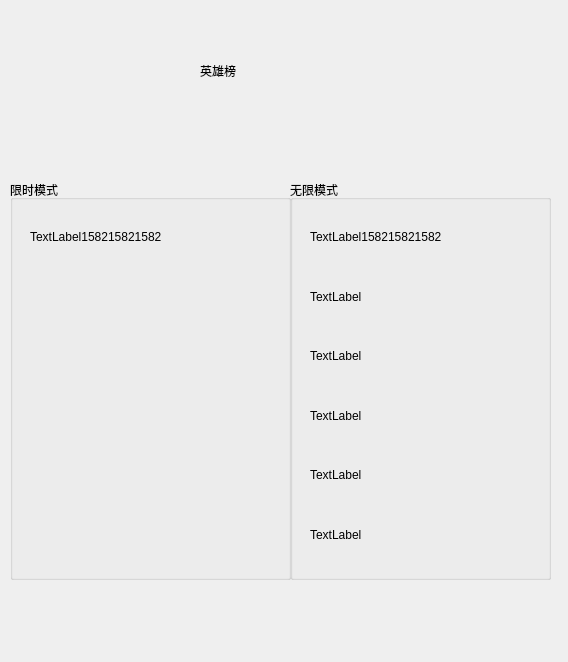
<?xml version="1.0" encoding="UTF-8"?>
<ui version="4.0">
 <class>rank</class>
 <widget class="QWidget" name="rank">
  <property name="geometry">
   <rect>
    <x>0</x>
    <y>0</y>
    <width>568</width>
    <height>662</height>
   </rect>
  </property>
  <property name="windowTitle">
   <string>Form</string>
  </property>
  <widget class="QLabel" name="label">
   <property name="geometry">
    <rect>
     <x>200</x>
     <y>20</y>
     <width>151</width>
     <height>101</height>
    </rect>
   </property>
   <property name="styleSheet">
    <string notr="true">font: 30pt &quot;楷体&quot;;</string>
   </property>
   <property name="text">
    <string>英雄榜</string>
   </property>
  </widget>
  <widget class="QGroupBox" name="groupBox_3">
   <property name="geometry">
    <rect>
     <x>700</x>
     <y>10</y>
     <width>225</width>
     <height>400</height>
    </rect>
   </property>
   <property name="title">
    <string>障碍模式</string>
   </property>
   <widget class="QWidget" name="verticalLayoutWidget_3">
    <property name="geometry">
     <rect>
      <x>30</x>
      <y>30</y>
      <width>161</width>
      <height>331</height>
     </rect>
    </property>
    <layout class="QVBoxLayout" name="verticalLayout_3">
     <item>
      <widget class="QLabel" name="label_14">
       <property name="text">
        <string>TextLabel</string>
       </property>
      </widget>
     </item>
     <item>
      <widget class="QLabel" name="label_15">
       <property name="text">
        <string>TextLabel</string>
       </property>
      </widget>
     </item>
     <item>
      <widget class="QLabel" name="label_16">
       <property name="text">
        <string>TextLabel</string>
       </property>
      </widget>
     </item>
     <item>
      <widget class="QLabel" name="label_17">
       <property name="text">
        <string>TextLabel</string>
       </property>
      </widget>
     </item>
     <item>
      <widget class="QLabel" name="label_18">
       <property name="text">
        <string>TextLabel</string>
       </property>
      </widget>
     </item>
     <item>
      <widget class="QLabel" name="label_19">
       <property name="text">
        <string>TextLabel</string>
       </property>
      </widget>
     </item>
    </layout>
   </widget>
  </widget>
  <widget class="QGroupBox" name="groupBox_2">
   <property name="geometry">
    <rect>
     <x>290</x>
     <y>180</y>
     <width>261</width>
     <height>400</height>
    </rect>
   </property>
   <property name="styleSheet">
    <string notr="true">font: 15pt &quot;华文细黑&quot;;</string>
   </property>
   <property name="title">
    <string>无限模式</string>
   </property>
   <widget class="QWidget" name="verticalLayoutWidget_2">
    <property name="geometry">
     <rect>
      <x>20</x>
      <y>30</y>
      <width>284</width>
      <height>351</height>
     </rect>
    </property>
    <layout class="QVBoxLayout" name="verticalLayout_2">
     <item>
      <widget class="QLabel" name="label_8">
       <property name="text">
        <string>TextLabel158215821582</string>
       </property>
      </widget>
     </item>
     <item>
      <widget class="QLabel" name="label_9">
       <property name="text">
        <string>TextLabel</string>
       </property>
      </widget>
     </item>
     <item>
      <widget class="QLabel" name="label_10">
       <property name="text">
        <string>TextLabel</string>
       </property>
      </widget>
     </item>
     <item>
      <widget class="QLabel" name="label_11">
       <property name="text">
        <string>TextLabel</string>
       </property>
      </widget>
     </item>
     <item>
      <widget class="QLabel" name="label_12">
       <property name="text">
        <string>TextLabel</string>
       </property>
      </widget>
     </item>
     <item>
      <widget class="QLabel" name="label_13">
       <property name="text">
        <string>TextLabel</string>
       </property>
      </widget>
     </item>
    </layout>
   </widget>
  </widget>
  <widget class="QGroupBox" name="groupBox">
   <property name="geometry">
    <rect>
     <x>10</x>
     <y>180</y>
     <width>281</width>
     <height>400</height>
    </rect>
   </property>
   <property name="styleSheet">
    <string notr="true">font: 15pt &quot;华文细黑&quot;;</string>
   </property>
   <property name="title">
    <string>限时模式</string>
   </property>
   <widget class="QWidget" name="verticalLayoutWidget">
    <property name="geometry">
     <rect>
      <x>20</x>
      <y>30</y>
      <width>284</width>
      <height>351</height>
     </rect>
    </property>
    <layout class="QVBoxLayout" name="verticalLayout">
     <item>
      <widget class="QLabel" name="label_7">
       <property name="styleSheet">
        <string notr="true"/>
       </property>
       <property name="text">
        <string>TextLabel158215821582</string>
       </property>
      </widget>
     </item>
     <item>
      <widget class="QLabel" name="label_2">
       <property name="text">
        <string/>
       </property>
      </widget>
     </item>
     <item>
      <widget class="QLabel" name="label_3">
       <property name="text">
        <string/>
       </property>
      </widget>
     </item>
     <item>
      <widget class="QLabel" name="label_4">
       <property name="text">
        <string/>
       </property>
      </widget>
     </item>
     <item>
      <widget class="QLabel" name="label_5">
       <property name="text">
        <string/>
       </property>
      </widget>
     </item>
     <item>
      <widget class="QLabel" name="label_6">
       <property name="text">
        <string/>
       </property>
      </widget>
     </item>
    </layout>
   </widget>
  </widget>
 </widget>
 <resources/>
 <connections/>
</ui>
